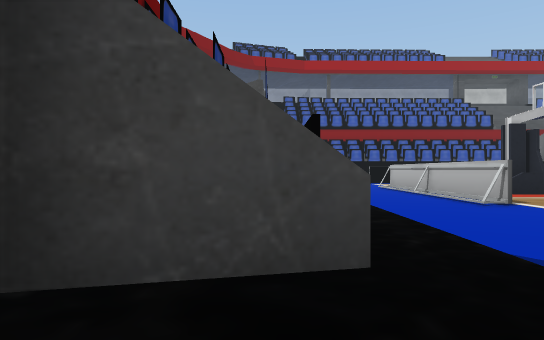
View 1 (above)

24 first-person views from a walk through a 3-D level made in the Unity game engine. The camera is 1.2 m above the floor, looks level and sees 75° across. The floor is counted in squares, 2 m on a side. Each view is taken from the middle of a square. On the plan, view 1 faces up. The plan holds only what a view shows up to about 10 squares ahead; the rest is blank. The place goes on beyond the plan. The player is left out. Some surface patterns are stand-ins.

View 2
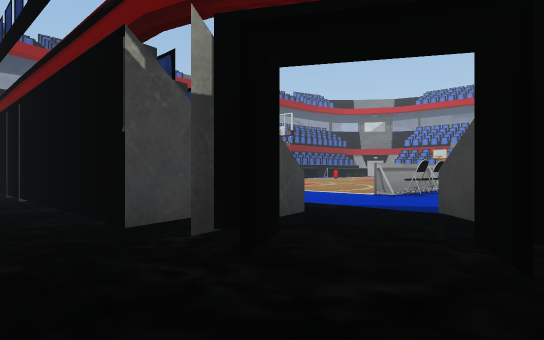

View 3
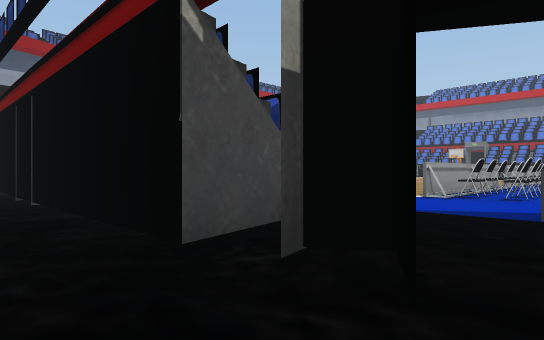

View 4
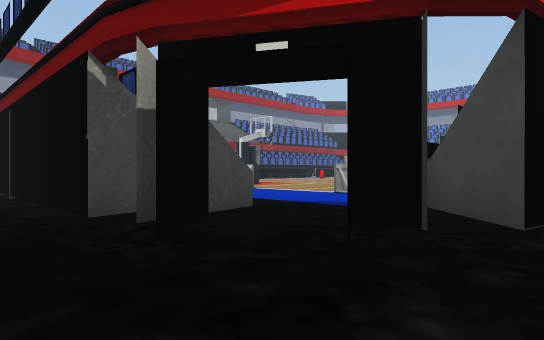

View 5
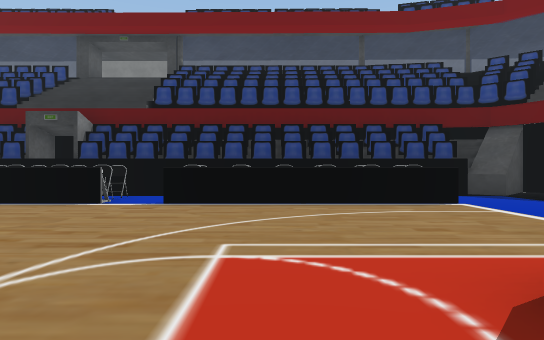

View 6
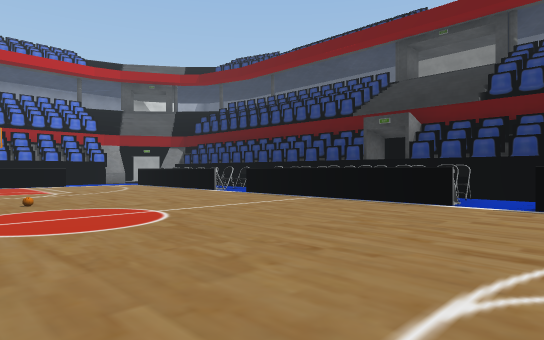

View 7
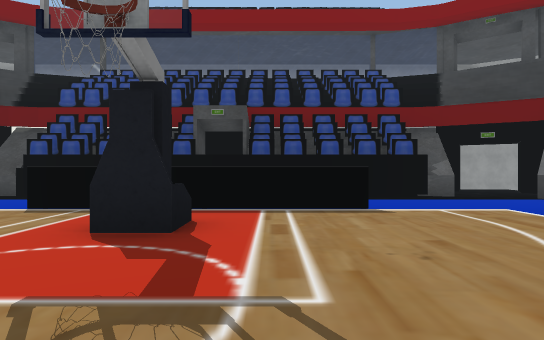

View 8
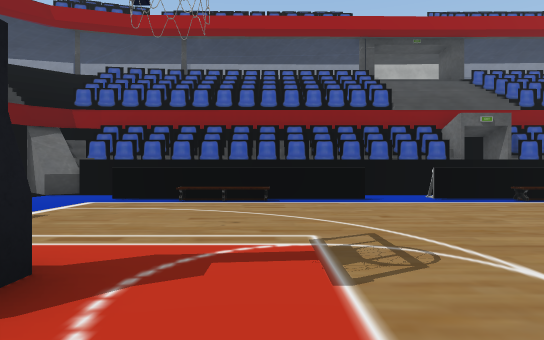

View 9
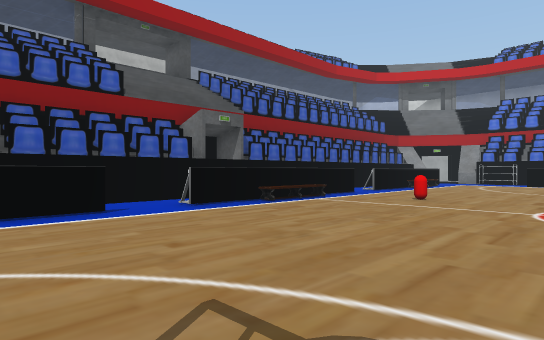

View 10
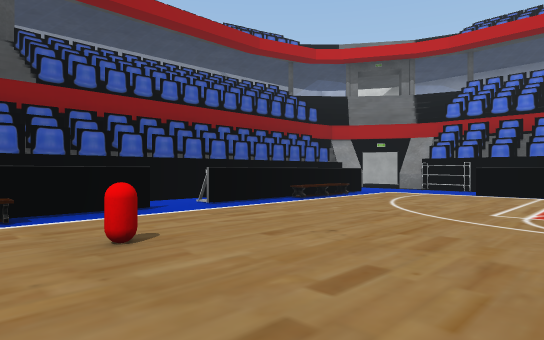

View 11
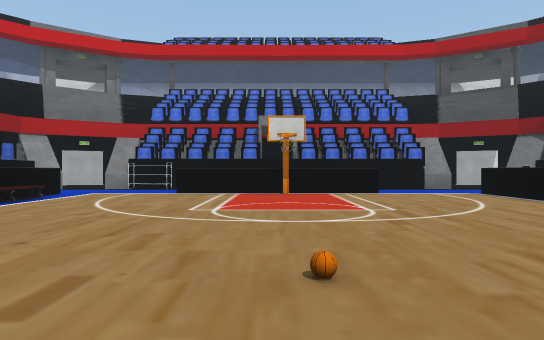

View 12
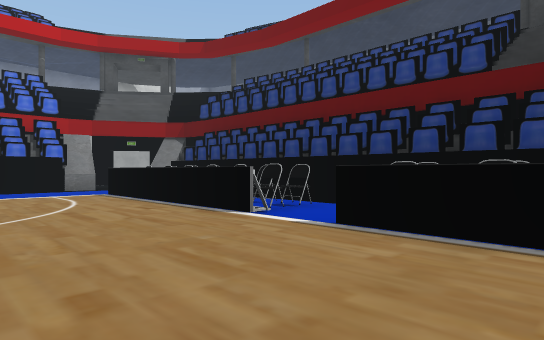

View 13
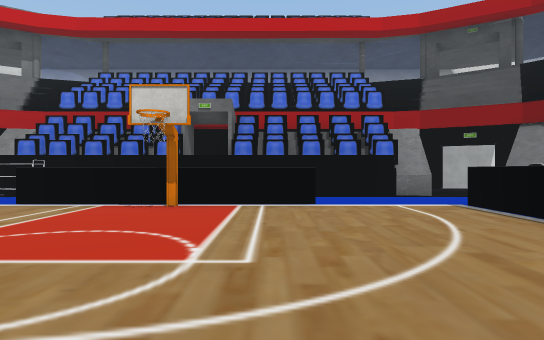

View 14
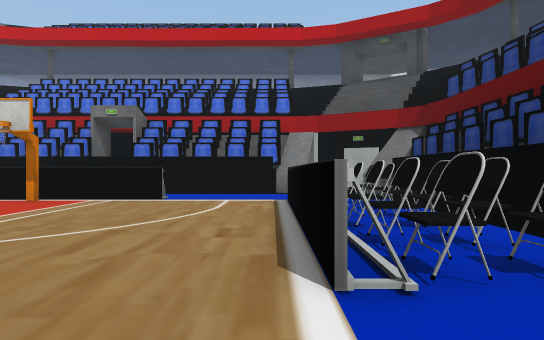

View 15
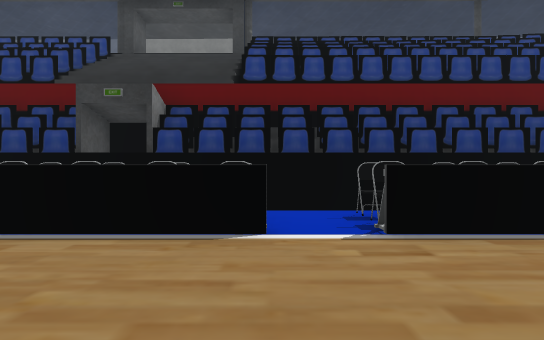

View 16
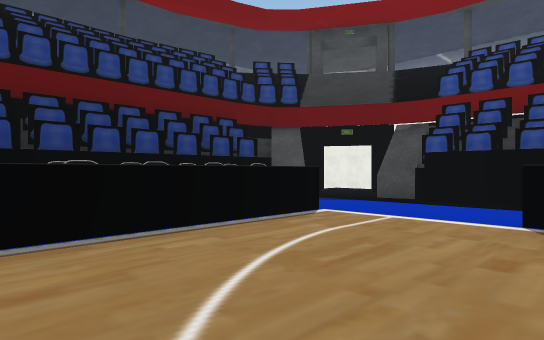

View 17
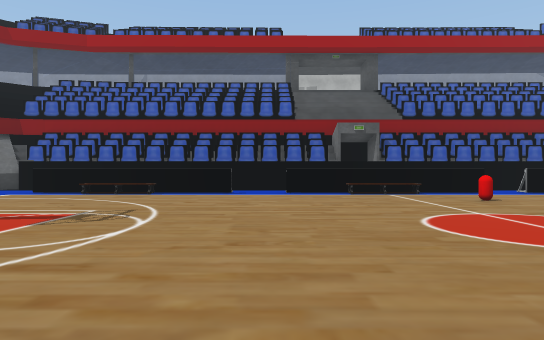

View 18
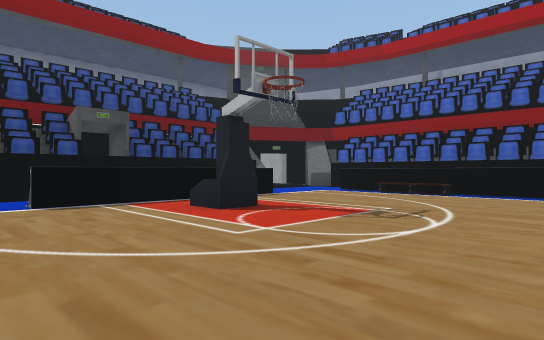

View 19
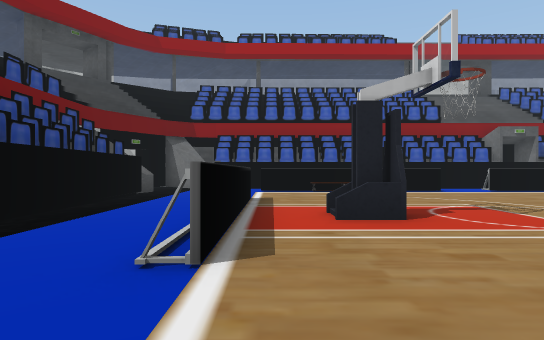

View 20
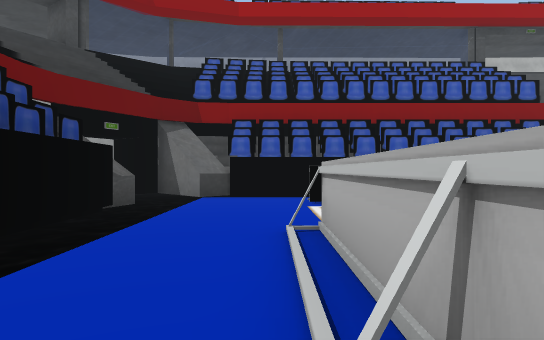

View 21
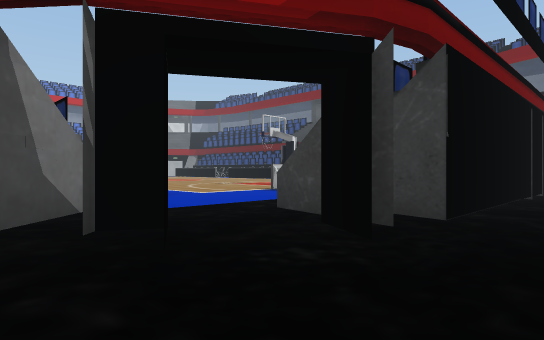

View 22
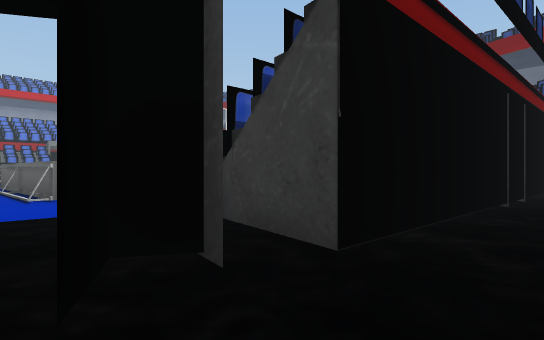

View 23
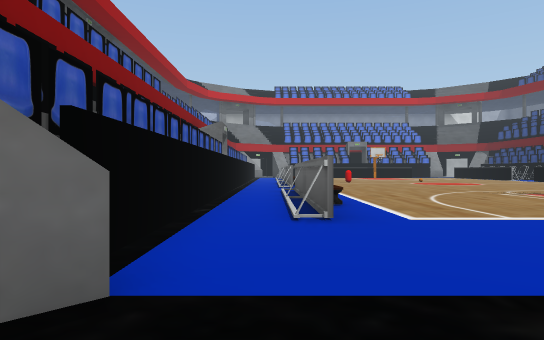

View 24
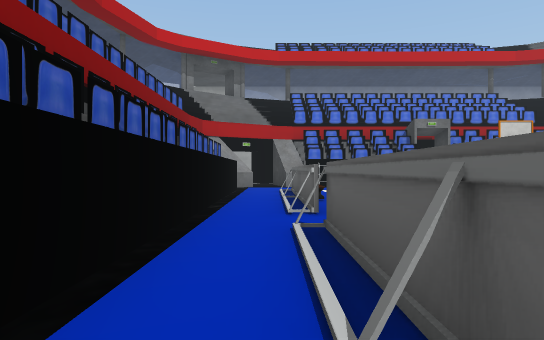

### Floor plan
Key: @ floor where view 1 was taken; # wall or solid block; x gap in a wall; . main floor; - floor 0.25 m lower than the main floor; / step, stairs or slope; ^ raised ledge; O other object.
Columns run from 3 left of view 1 to 27 right of it. Each row starts with its distance up from view 1.
 17 -
 16   O##############  #######
 15 - --#-/////////////////////
 14   O--..//////./////.//////.
 13  -##-..#OOO##.#OOO#.##OO##. #
 12  -#O-......................OO
 11  -#O-............O.........OO
 10  -#O-..#.................#  O
  9  -#O-..#.................#  O
  8  -##-..#O................O  #
  7  -#O-..#.................#  O
  6  -#O-..#.................# /O
  5  -#O-....................../O
  4  -#O-....................../O
  3  -#O-.....###..........###./O
  2  -###..OOOOOOOOOOOO.OOOO O./#
  1  -O-x..OOOOOOOOOOOO.OOOOOO  --O
  0 ---@#OOOOOOOOOOO^OOOOOOOOOO# O
 -1 --O###         ##
 -2 -----

Where each view was taken, in squares from view 1:
view 1: 0 up, 0 right, facing up
view 2: 1 down, 3 left, facing up-right
view 3: 0 up, 3 left, facing up-right
view 4: 2 down, 3 left, facing up-right
view 5: 9 up, 7 right, facing down
view 6: 9 up, 8 right, facing down-right
view 7: 9 up, 9 right, facing left
view 8: 6 up, 7 right, facing up
view 9: 8 up, 7 right, facing up-right
view 10: 8 up, 13 right, facing up-right
view 11: 8 up, 13 right, facing right
view 12: 6 up, 13 right, facing down-right
view 13: 6 up, 16 right, facing right
view 14: 3 up, 15 right, facing right
view 15: 6 up, 10 right, facing down
view 16: 6 up, 8 right, facing down-left
view 17: 4 up, 10 right, facing up
view 18: 4 up, 10 right, facing up-left
view 19: 3 up, 4 right, facing up
view 20: 7 up, 3 right, facing up
view 21: 17 up, 3 left, facing down-right
view 22: 15 up, 3 left, facing down-right
view 23: 14 up, 0 right, facing right
view 24: 14 up, 12 right, facing right
